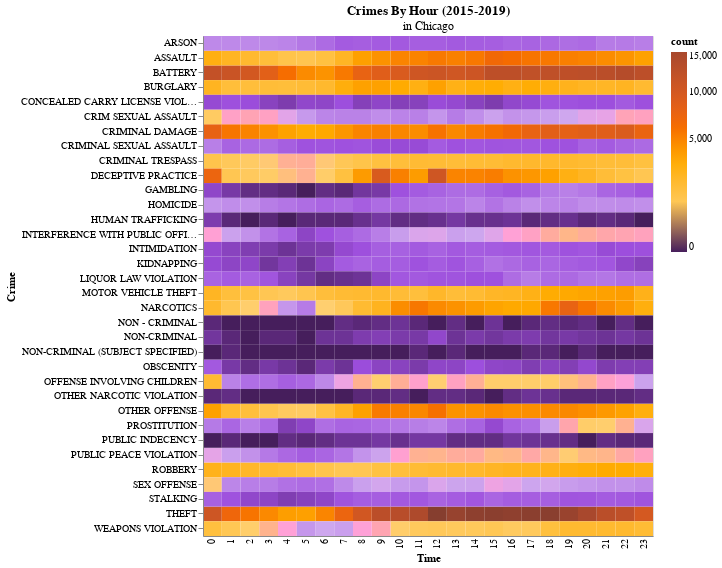

The Vega-Lite source for this figure:
### Vega-Lite specification from a JSON file in a GitHub repository (floating-point values rounded to 4 significant figures; data arrays with more than 128 entries replaced by an {"elided": "..."} marker saying what was removed)
{"config": {"view": {"continuousWidth": 400, "continuousHeight": 300}}, "data": {"name": "data-bf84d85f22cd67e93fdffb962e5effdc"}, "mark": "rect", "encoding": {"color": {"field": "count", "scale": {"domain": [0, 5, 25, 125, 250, 625, 1250, 3125, 6250, 12500, 15625], "range": ["#461e5c", "#72369d", "#9d4edd", "#b67be6", "#cea7ee", "#ffcf70", "#ffc243", "#ffad03", "#f56a00", "#bf5028"], "type": "sqrt"}, "type": "quantitative"}, "tooltip": [{"field": "count", "type": "quantitative"}], "x": {"axis": {"ticks": false, "title": "Time"}, "field": "hour", "type": "ordinal"}, "y": {"axis": {"ticks": true, "title": "Crime"}, "field": "primary_type", "type": "ordinal"}}, "height": 500, "selection": {"selector006": {"type": "interval", "bind": "scales", "encodings": ["x", "y"]}}, "title": {"text": ["Crimes By Hour (2015-2019)"], "subtitle": ["in Chicago"]}, "width": 450, "$schema": "https://vega.github.io/schema/vega-lite/v4.17.0.json", "datasets": {"data-bf84d85f22cd67e93fdffb962e5effdc": {"elided": "816 records"}}}
